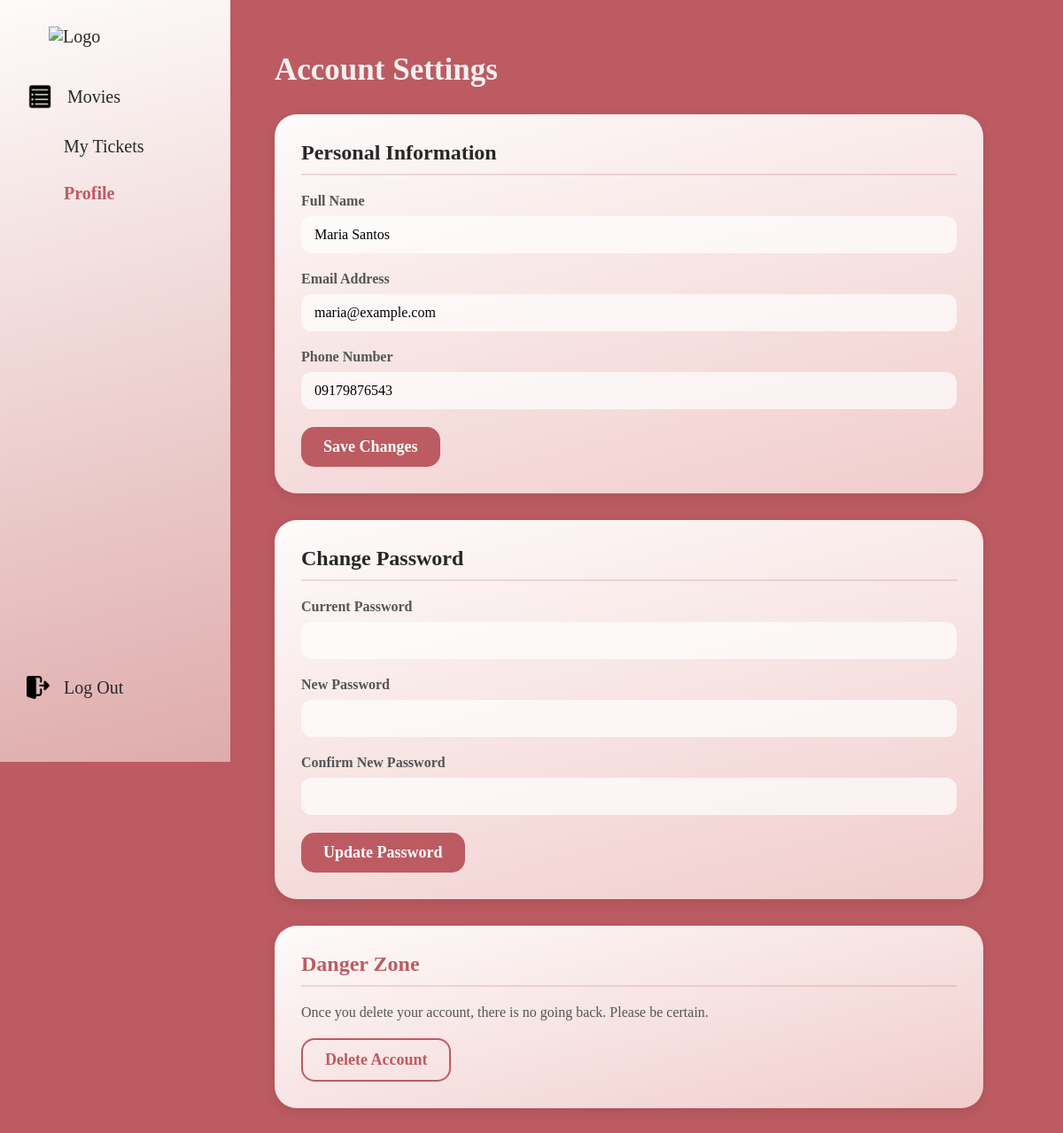
The page /Profile.php (signed in) on the database its author committed.
### tables this page shows
CREATE TABLE `users` (
  `user_id` int(11) NOT NULL,
  `full_name` varchar(100) NOT NULL,
  `email` varchar(150) NOT NULL,
  `password_hash` varchar(255) NOT NULL,
  `phone_number` varchar(20) DEFAULT NULL,
  `role` enum('customer','admin') NOT NULL DEFAULT 'customer',
  `created_at` timestamp NOT NULL DEFAULT current_timestamp(),
  `updated_at` timestamp NOT NULL DEFAULT current_timestamp() ON UPDATE current_timestamp()
);

### Profile.php (the view, shortened to what this page needs)
<?php
require 'db.php';
$user_id = $_SESSION['user_id'];
$stmt = $conn->prepare("SELECT full_name, email, phone_number FROM users WHERE user_id = ?");
$stmt->bind_param("i", $user_id);
$stmt->execute();
$user = $stmt->get_result()->fetch_assoc();
?>
<!DOCTYPE html>
<html lang="en">
<head>
    <link rel="stylesheet" href="CSS/Profile.css">
</head>
<body>
    <nav class="Navigation">
        <a href="Home.php">
            <img src="Assets/UI-icons/Logo.png" class="Logo" alt="Logo" width="150px">
        </a>
        <ul>
            <li>
                <img src="Assets/UI-icons/Reservation.png" class="Reservation-icon" width="30px">
                <a href="Reservation_List.php">Movies</a>
            </li>
            <li>
                <a href="My_Tickets.php">My Tickets</a>
            </li>
            <li>
                <a href="Profile.php" style="font-weight: bold; color: #bd5b62;">Profile</a>
            </li>
            <li class="Logout">
                <img src="Assets/UI-icons/Logout.png" class="Logout-icon" width="26px">
                <a href="Auth/Logout.php">Log Out</a>
            </li>
        </ul>
    </nav>
    <main class="Main">
        <h2 class="Profile-title">Account Settings</h2>
        <div class="settings-container">
            <div class="settings-card">
                <h3>Personal Information</h3>
                <form method="POST" action="Profile.php">
                    <div class="form-group">
                        <label for="full_name">Full Name</label>
                        <input type="text" id="full_name" name="full_name" value="<?= htmlspecialchars($user['full_name']) ?>" required>
                    </div>
                    <div class="form-group">
                        <label for="email">Email Address</label>
                        <input type="email" id="email" name="email" value="<?= htmlspecialchars($user['email']) ?>" required>
                    </div>
                    <div class="form-group">
                        <label for="phone_number">Phone Number</label>
                        <input type="text" id="phone_number" name="phone_number" value="<?= htmlspecialchars($user['phone_number'] ?? '') ?>">
                    </div>
                    <button type="submit" class="primary-btn">Save Changes</button>
                </form>
            </div>
            <div class="settings-card">
                <h3>Change Password</h3>
                <form method="POST" action="Profile.php">
                    <div class="form-group">
                        <label for="current_password">Current Password</label>
                        <input type="password" id="current_password" name="current_password" required>
                    </div>
                    <div class="form-group">
                        <label for="new_password">New Password</label>
                        <input type="password" id="new_password" name="new_password" required>
                    </div>
                    <div class="form-group">
                        <label for="confirm_password">Confirm New Password</label>
                        <input type="password" id="confirm_password" name="confirm_password" required>
                    </div>
                    <button type="submit" class="primary-btn">Update Password</button>
                </form>
            </div>
            <div class="settings-card danger-zone">
                <h3 style="color: #bd5b62;">Danger Zone</h3>
                <p>Once you delete your account, there is no going back. Please be certain.</p>
                <form method="POST" action="Profile.php" onsubmit="return confirm('Are you absolutely sure you want to delete your account? This will cancel all pending reservations.');">
                    <button type="submit" class="danger-btn">Delete Account</button>
                </form>
            </div>
        </div>
    </main>
</body>
</html>

### CSS/Profile.css (style rules this page uses)
body { margin: 0; background: #bd5b62; color: #222; font-family: "myFont", serif; }
nav { position: fixed; top: 0; left: 0; width: 220px; height: 100vh; background: #fdfbfa; background-image: linear-gradient(165deg, #fdfbfa, #dfabab); padding: 30px 20px; display: flex; flex-direction: column; }
nav ul { list-style: none; display: flex; flex-direction: column; height: 100%; padding: 10px; }
nav ul li { display: flex; align-items: center; gap: 16px; margin: 15px 0; }
nav a { color: #272727; text-decoration: none; font-size: 20px; }
.Logo { display: block; margin: 0 auto; width: 150px; height: auto; }
.Logout { margin-top: auto; }
.Main { margin-left: 280px; padding: 30px; }
.Profile-title { color: #f1f1f1; font-size: 35px; margin-bottom: 30px; }
.settings-container { display: flex; flex-direction: column; gap: 30px; max-width: 800px; }
.settings-card { background: #fdfbfa; background-image: linear-gradient(165deg, #fdfbfa, #f1cccc); padding: 30px; border-radius: 25px; box-shadow: 0 4px 15px rgba(0, 0, 0, 0.1); }
.settings-card h3 { margin-top: 0; font-size: 24px; color: #272727; margin-bottom: 20px; border-bottom: 2px solid rgba(189, 91, 98, 0.2); padding-bottom: 10px; }
.form-group { margin-bottom: 20px; }
.form-group label { display: block; font-size: 16px; margin-bottom: 8px; color: #555; font-weight: bold; }
.form-group input { width: 100%; padding: 12px 15px; border: none; border-radius: 12px; font-family: "myFont", serif; font-size: 16px; background: rgba(255, 255, 255, 0.7); box-sizing: border-box; }
.primary-btn, .danger-btn { padding: 12px 25px; border: none; border-radius: 15px; font-family: "myFont", serif; font-size: 18px; cursor: pointer; transition: 0.2s; font-weight: bold; }
.primary-btn { background: #bd5b62; color: white; }
.danger-zone p { font-size: 16px; color: #555; margin-bottom: 20px; }
.danger-btn { background: transparent; color: #bd5b62; border: 2px solid #bd5b62; }

### rows shown on the page
users: full_name "Maria Santos", email "maria@example.com", phone_number "09179876543"
